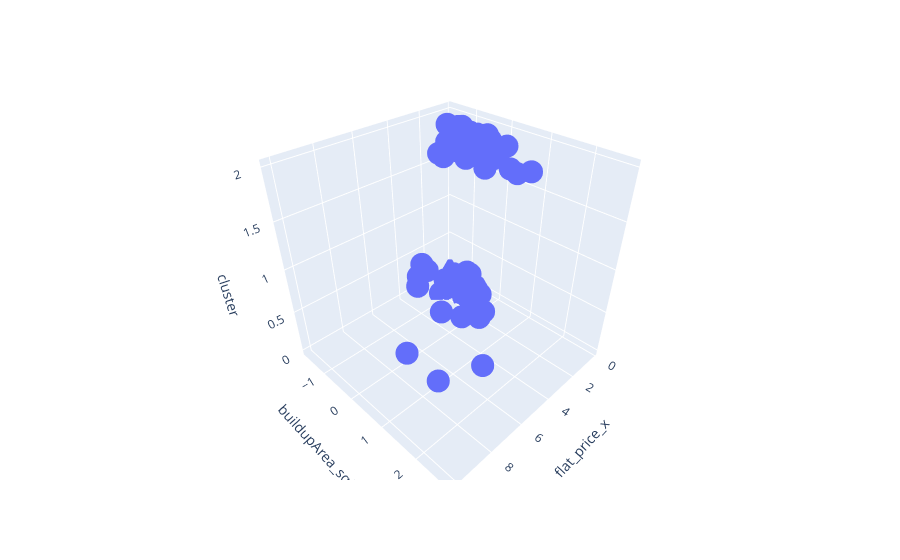

Here is the notebook cell this chart was saved with:
### Code cell
px.scatter_3d(data_frame=new,x='flat_price_x',y='buildupArea_sqft',z='cluster',hover_name='location1')

### Figure 1 — Plotly figure (JSON) as saved in the notebook; plotly's stock layout.template omitted (floating-point values rounded to 4 significant figures)
{"data": [{"hovertemplate": "<b>%{hovertext}</b><br><br>flat_price_x=%{x}<br>buildupArea_sqft=%{y}<br>cluster=%{z}<extra></extra>", "hovertext": ["Agripada", "Andheri East", "Andheri West", "Bandra East", "Bandra West", "Bhandup East", "Bhandup West", "Bhayandar East", "Bhayandar West", "Boisar", "Borivali East", "Borivali West", "Byculla", "Chembur", "Churchgate", "Colaba", "Cuffe Parade", "Cumballa Hill", "Dadar East", "Dadar West", "Dahisar East", "Dahisar West", "Ghatkopar East", "Ghatkopar West", "Girgaon", "Goregaon East", "Goregaon West", "Govandi", "Jogeshwari East", "Jogeshwari West", "Kamathipura", "Kandivali East", "Kandivali West", "Kanjurmarg East", "Kanjurmarg West", "Khar West", "Kurla East", "Kurla West", "Lower Parel", "Madanpura", "Madh", "Mahalakshmi", "Mahim", "Malabar Hill", "Malad East", "Malad West", "Marine Lines", "Matunga East", "Matunga West", "Mazgaon", "Mira Road East", "Mulund East", "Mulund West", "Mumbai Central", "Naigaon East", "Nalasopara East", "Nalasopara West", "Palghar", "Parel", "Powai", "Prabhadevi", "Sakinaka", "Santacruz East", "Santacruz West", "Sewri", "Sion", "Tardeo", "Thane West", "Vasai East", "Vasai West", "Vikhroli East", "Vikhroli West", "Vile Parle East", "Vile Parle West", "Virar East", "Virar West", "Wadala", "Wadala East", "Worli", "others"], "legendgroup": "", "marker": {"color": "#636efa", "symbol": "circle"}, "mode": "markers", "name": "", "scene": "scene", "showlegend": false, "type": "scatter3d", "x": [2.475, 1.9, 3.37, 4.25, 6, 1.1, 1.8, 0.835, 1.025, 0.32, 2.325, 1.7, 4.75, 2.1, 7, 5.75, 6.5, 10.12, 4.495, 4.6, 0.92, 1.45, 1.75, 1.99, 1.7, 2.1, 2.7, 2.7, 2.475, 1.6, 3.75, 1.75, 1.35, 2, 1.85, 5.8, 1.11, 1.435, 6.65, 2, 3.225, 6.25, 3.4, 10, 2.44, 1.52, 5.91, 5.5, 3.25, 2.225, 0.82, 1.6, 2.17, 3.65, 0.33, 0.395, 0.295, 0.18, 4.075, 3, 4.725, 1.86, 2.65, 7.11, 3.75, 3.3, 7.475, 0.84, 0.375, 0.68, 1.275, 1.795, 3.33, 5.925, 0.265, 0.37, 3.6, 1.92, 8.5, 2.6], "y": [-0.1867, -0.5866, 0.814, 0.9814, 1.334, -1.115, -0.428, -0.7099, -1.362, -0.5954, -0.04043, -0.7804, 0.9003, -0.2518, 0.4617, -0.03162, 0.2326, 2.479, -0.07567, 0.1005, -1.203, -0.7804, -1.087, -0.1638, -0.2518, -0.07567, 0.2767, 0.629, -0.02281, -0.9636, 1.528, -0.428, -1.133, -0.07919, -0.1884, 1.334, -1.474, -0.07567, 1.915, -0.7804, 1.651, 1.862, -0.07567, 1.686, 0.1005, -0.6042, 0.2062, 0.8052, -0.1638, -1.142, -0.9565, -0.8332, -0.07567, 0.2062, -1.453, -1.173, -1.503, -1.379, 0.444, 0.8052, 0.8052, 0.5938, -0.07567, 1.686, 0.1005, 0.4529, 1.334, -0.8825, -1.194, -0.3752, -1.231, 0.141, -0.3857, 1.492, -1.688, -1.221, 1.316, -0.2342, 2.743, 0.1005], "z": [2, 2, 2, 2, 1, 0, 2, 0, 0, 0, 2, 2, 1, 2, 1, 1, 1, 1, 2, 2, 0, 2, 2, 2, 2, 2, 2, 2, 2, 0, 2, 2, 0, 2, 2, 1, 0, 2, 1, 2, 2, 1, 2, 1, 2, 0, 1, 1, 2, 0, 0, 2, 2, 2, 0, 0, 0, 0, 2, 2, 1, 2, 2, 1, 2, 2, 1, 0, 0, 0, 0, 2, 2, 1, 0, 0, 2, 2, 1, 2]}], "layout": {"legend": {"tracegroupgap": 0}, "margin": {"t": 60}, "scene": {"domain": {"x": [0, 1], "y": [0, 1]}, "xaxis": {"title": {"text": "flat_price_x"}}, "yaxis": {"title": {"text": "buildupArea_sqft"}}, "zaxis": {"title": {"text": "cluster"}}}}}
